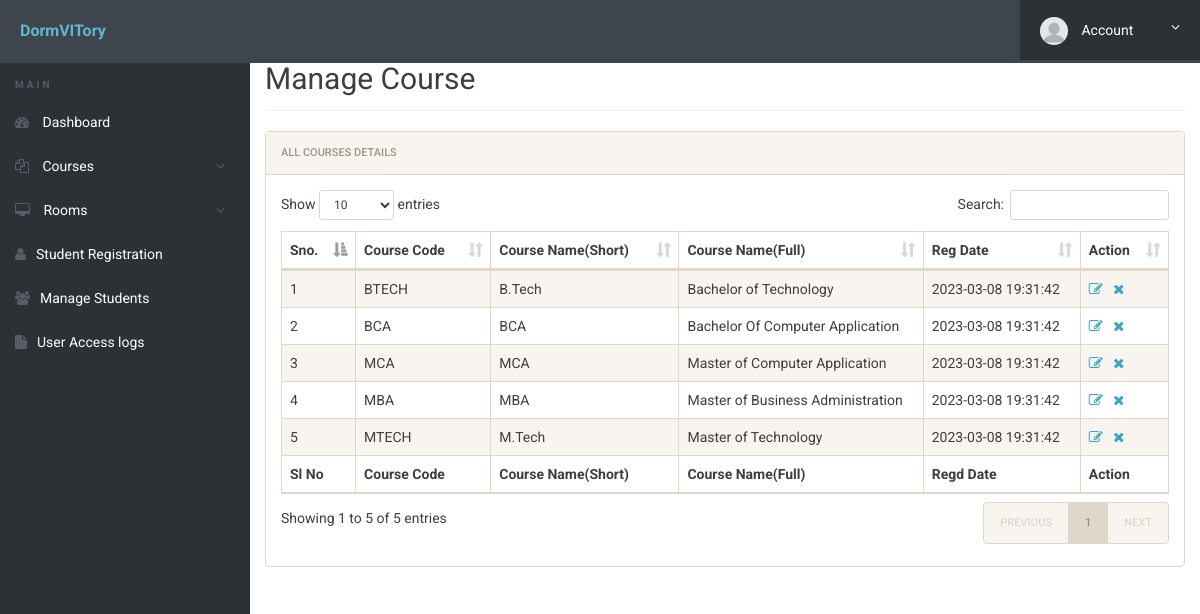
Page /hostel/admin/manage-courses.php (signed in) on the committed database.
### tables this page shows
CREATE TABLE `courses` (
  `id` int(11) NOT NULL,
  `course_code` varchar(255) DEFAULT NULL,
  `course_sn` varchar(255) DEFAULT NULL,
  `course_fn` varchar(255) DEFAULT NULL,
  `posting_date` timestamp NULL DEFAULT current_timestamp()
);

### hostel/admin/manage-courses.php (the view, shortened to what this page needs)
<?php
include('includes/config.php');
?>
<!doctype html>
<html lang="en" class="no-js">
<head>
	<link rel="stylesheet" href="css/font-awesome.min.css">
	<link rel="stylesheet" href="css/bootstrap.min.css">
	<link rel="stylesheet" href="css/dataTables.bootstrap.min.css">
	<link rel="stylesheet" href="css/bootstrap-social.css">
	<link rel="stylesheet" href="css/bootstrap-select.css">
	<link rel="stylesheet" href="css/fileinput.min.css">
	<link rel="stylesheet" href="css/awesome-bootstrap-checkbox.css">
	<link rel="stylesheet" href="css/style.css">
</head>
<body>
	<?php include('includes/header.php');?>
	<div class="ts-main-content">
			<?php include('includes/sidebar.php');?>
		<div class="content-wrapper">
			<div class="container-fluid">
				<div class="row">
					<div class="col-md-12">
						<h2 class="page-title" style="margin-top:4%">Manage Course</h2>
						<div class="panel panel-default">
							<div class="panel-heading">All Courses Details</div>
							<div class="panel-body">
								<table id="zctb" class="display table table-striped table-bordered table-hover" cellspacing="0" width="100%">
									<thead>
										<tr>
											<th>Sno.</th>
											<th>Course Code</th>
											<th>Course Name(Short)</th>
											<th>Course Name(Full)</th>
											<th>Reg Date </th>
											<th>Action</th>
										</tr>
									</thead>
									<tfoot>
										<tr>
											<th>Sl No</th>
											<th>Course Code</th>
											<th>Course Name(Short)</th>
											<th>Course Name(Full)</th>
											<th>Regd Date</th>
											<th>Action</th>										</tr>
									</tfoot>
									<tbody>
<?php
$ret="select * from courses";
$stmt= $mysqli->prepare($ret) ;
$stmt->execute() ;
$res=$stmt->get_result();
$cnt=1;
while($row=$res->fetch_object())
	  {
	  	?>
<tr><td><?php echo $cnt;;?></td>
<td><?php echo $row->course_code;?></td>
<td><?php echo $row->course_sn;?></td>
<td><?php echo $row->course_fn;?></td>
<td><?php echo $row->posting_date;?></td>
<td><a href="edit-course.php?id=<?php echo $row->id;?>"><i class="fa fa-edit"></i></a>&nbsp;&nbsp;
<a href="manage-courses.php?del=<?php echo $row->id;?>" onclick="return confirm("Do you want to delete");"><i class="fa fa-close"></i></a></td>
										</tr>
									<?php
$cnt=$cnt+1;
									 } ?>
									</tbody>
								</table>
							</div>
						</div>
					</div>
				</div>
			</div>
		</div>
	</div>
</body>
</html>

### hostel/admin/includes/header.php (shortened to what this page needs)
<div class="brand clearfix">
		<a href="#" class="logo" style="font-size:16px;"><b>DormVITory</b></a>
		<ul class="ts-profile-nav">
			<li class="ts-account">
				<a href="#"><img src="img/ts-avatar.jpg" class="ts-avatar hidden-side" alt=""> Account <i class="fa fa-angle-down hidden-side"></i></a>
			</li>
		</ul>
	</div>

### hostel/admin/includes/sidebar.php (shortened to what this page needs)
<nav class="ts-sidebar">
			<ul class="ts-sidebar-menu">
				<li class="ts-label">Main</li>
				<li><a href="dashboard.php"><i class="fa fa-dashboard"></i> Dashboard</a></li>
					<li><a href="#"><i class="fa fa-files-o"></i> Courses</a>
				</li>
					<li><a href="#"><i class="fa fa-desktop"></i> Rooms</a>
				</li>
				<li><a href="registration.php"><i class="fa fa-user"></i>Student Registration</a></li>
				<li><a href="manage-students.php"><i class="fa fa-users"></i>Manage Students</a></li>
				<li><a href="access-log.php"><i class="fa fa-file"></i>User Access logs</a></li>
		</nav>

### hostel/admin/css/style.css (style rules this page uses)
html { font-size: 14px; }
@media only screen and (min-width: 480px) { html { font-size: 17px; } }
@media only screen and (min-width: 768px) { html { font-size: 14px; } }
body { font-size: 1em; }
a { color: #37a6c4; }
.panel { overflow: hidden; }
ul, li { margin: 0; padding: 0; list-style: none; }
.page-title { padding-bottom: 15px; margin-bottom: 20px; border-bottom: 1px solid #f0f0f0; }
.brand { background: #3e454c; position: relative; z-index: 3; position: fixed; width: 100%; top: 0; }
.brand .logo { box-sizing: border-box; padding: 20px; float: left; display: block; width: 200px; }
@media only screen and (min-width: 992px) { .brand .logo { width: 250px; } }
.brand .ts-profile-nav { float: right; display: none; }
.brand .ts-profile-nav li { float: left; position: relative; }
.brand .ts-profile-nav li a { display: block; padding: 20px; color: #fff; }
.brand .ts-profile-nav .ts-account .fa-angle-down { float: right; }
.brand .ts-profile-nav .ts-account > a { width: 180px; background: #2c3136; }
.brand .ts-profile-nav .ts-account .ts-avatar { border-radius: 50%; height: 28px; margin: -10px 0; margin-right: 10px; }
@media only screen and (min-width: 992px) { .brand .ts-profile-nav { display: block; } }
.ts-sidebar { background: #2c3136; max-height: 0; transition: max-height 0.3s; overflow: hidden; position: fixed; z-index: 2; width: 100%; bottom: 0; top: 60px; overflow-y: auto; }
@media only screen and (min-width: 992px) { .ts-sidebar { max-height: 100%; bottom: 0; } }
.ts-sidebar-menu .ts-label { color: #585c64; font-weight: bold; padding: 8px 15px; text-transform: uppercase; font-size: 10px; letter-spacing: 3px; margin-top: 10px; }
.ts-sidebar-menu a { display: block; text-decoration: none; padding: 12px 15px; color: #fff; }
.ts-sidebar-menu li { position: relative; }
.ts-sidebar-menu li i { color: #585c64; margin-right: 10px; }
.ts-main-content .content-wrapper { padding-top: 15px; margin-top: 10px; }
@media only screen and (min-width: 992px) { .ts-main-content .ts-sidebar { width: 250px; float: left; } }
@media only screen and (min-width: 992px) { .ts-main-content .content-wrapper { margin-left: 250px; } }

### rows in the picture
courses: course_code "BTECH", course_sn "B.Tech", course_fn "Bachelor of Technology", posting_date "2023-03-08 19:31:42"
courses: course_code "BCA", course_sn "BCA", course_fn "Bachelor Of Computer Application", posting_date "2023-03-08 19:31:42"
courses: course_code "MCA", course_sn "MCA", course_fn "Master of Computer Application", posting_date "2023-03-08 19:31:42"
courses: course_code "MBA", course_sn "MBA", course_fn "Master of Business Administration", posting_date "2023-03-08 19:31:42"
courses: course_code "MTECH", course_sn "M.Tech", course_fn "Master of Technology", posting_date "2023-03-08 19:31:42"
